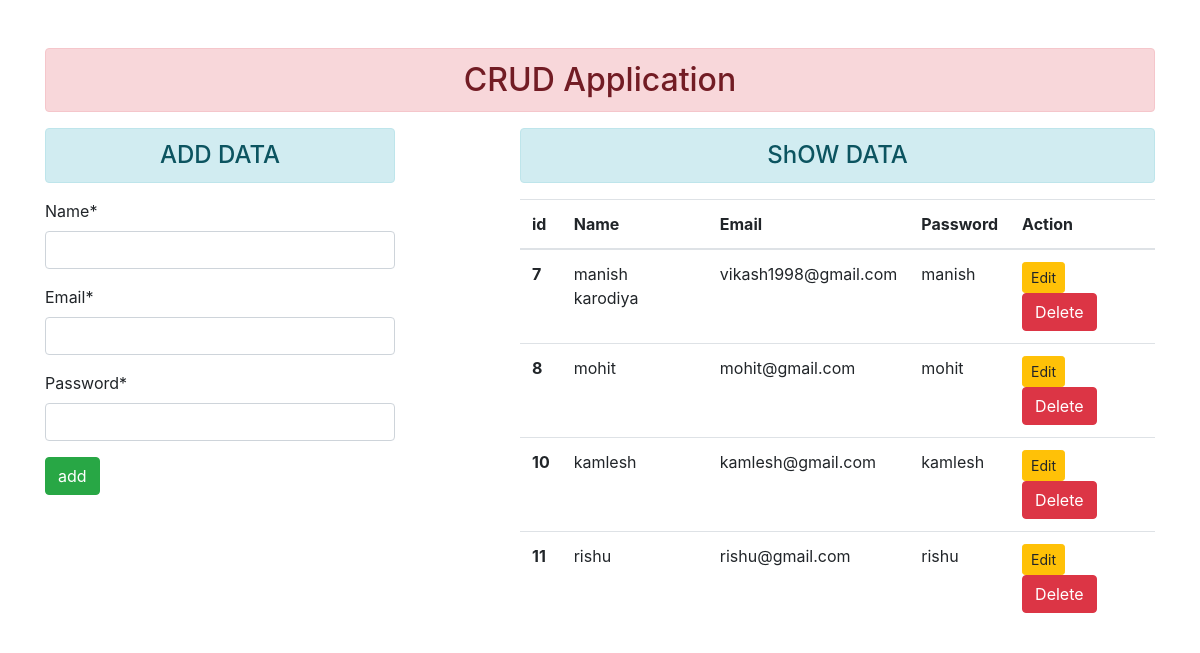
The page / on the database its author committed.
### website/models.py (models this page shows)
class User(models.Model):
	name=models.CharField(max_length=100)
	email=models.EmailField(max_length=100)
	password=models.CharField(max_length=100)

### website/views.py (the view)
# urls.py: path('',views.add_show,name='add_show'),
def add_show(request):
	if request.method=='POST':
		fm = StudentRegistration(request.POST)
		if fm.is_valid():
			nm=fm.cleaned_data['name']
			em=fm.cleaned_data['email']
			pw=fm.cleaned_data['password']
			reg=User(name=nm,email=em,password=pw)
			reg.save()
			fm=StudentRegistration()
	else:
		fm = StudentRegistration()
	stud=User.objects.all()
	return render(request,'website/add_and_show.html',{'form':fm,'stu':stud})

### website/forms.py
class StudentRegistration(forms.ModelForm):
	class Meta:
		model=User
		fields=['name','email','password']
		widgets={
		'name':forms.TextInput(attrs={'class':'form-control'}),
		'email':forms.EmailInput(attrs={'class':'form-control'}),
		'password':forms.PasswordInput(render_value=True, attrs={'class':'form-control'}),
			}

### website/templates/website/add_and_show.html (shortened to what this page needs)
{% extends 'website/base.html' %}
{% load crispy_forms_tags %}
{% block content %}
	<div class="row">
		<div class="col-sm-4">
			<h4 class="text-center alert alert-info">ADD DATA</h4>
			<form action="" method="POST">
				{{form|crispy}}
			<input type="submit" class="btn btn-success" value="add">
			</form>
		</div>
		<div class="col-sm-7 offset-1 ">
			<h4 class="text-center alert alert-info">ShOW DATA</h4>
				{% if stu %}
					<table class="table table-hover">
					  <thead>
					    <tr>
					      <th scope="col">id</th>
					      <th scope="col">Name</th>
					      <th scope="col">Email</th>
					      <th scope="col">Password</th>
					      <th scope="col">Action</th>
					    </tr>
					  </thead>
					  <tbody>
					  	{% for st in stu %}
					    <tr>
					      <th scope="row">{{st.id}}</th>
					      <td>{{st.name}}</td>
					      <td>{{st.email}}</td>
					      <td>{{st.password}}</td>
					      <td>
					      	<a href="{% url 'update_data' st.id %}" class=" btn btn-warning btn-sm">Edit</a>
					      	<form action="{% url 'delete_data' st.id %}" method="POST" class="d-inline">
					      		<input type="submit" value="Delete" class=" btn btn-danger">
					      	</form>
					      </td>
					    </tr>
					    {% endfor %}
					  </tbody>
					</table>
				{% else %}
					<h4 class="text-center alert alert-warning">No Record</h4>
				{% endif %}
		</div>
	</div>
{% endblock content %}

### website/templates/website/base.html (shortened to what this page needs)
{% load static %}
<!DOCTYPE html>
<html>
<head>
	<link rel="stylesheet" type="text/css" href="{% static 'website/css/bootstrap.css'%}">
	<link rel="stylesheet" type="text/css" href="{% static 'website/css/style.css'%}">
</head>
<body>
	<div class="container mt-5">
		<h2 class="text-center alert alert-danger">CRUD Application</h2>
		{% block content %}
		{% endblock content %}
	</div>
</body>
</html>

### rows shown on the page
User: id "7", name "manish karodiya", email "vikash1998@gmail.com", password "manish"
User: id "8", name "mohit", email "mohit@gmail.com", password "mohit"
User: id "10", name "kamlesh", email "kamlesh@gmail.com", password "kamlesh"
User: id "11", name "rishu", email "rishu@gmail.com", password "rishu"
